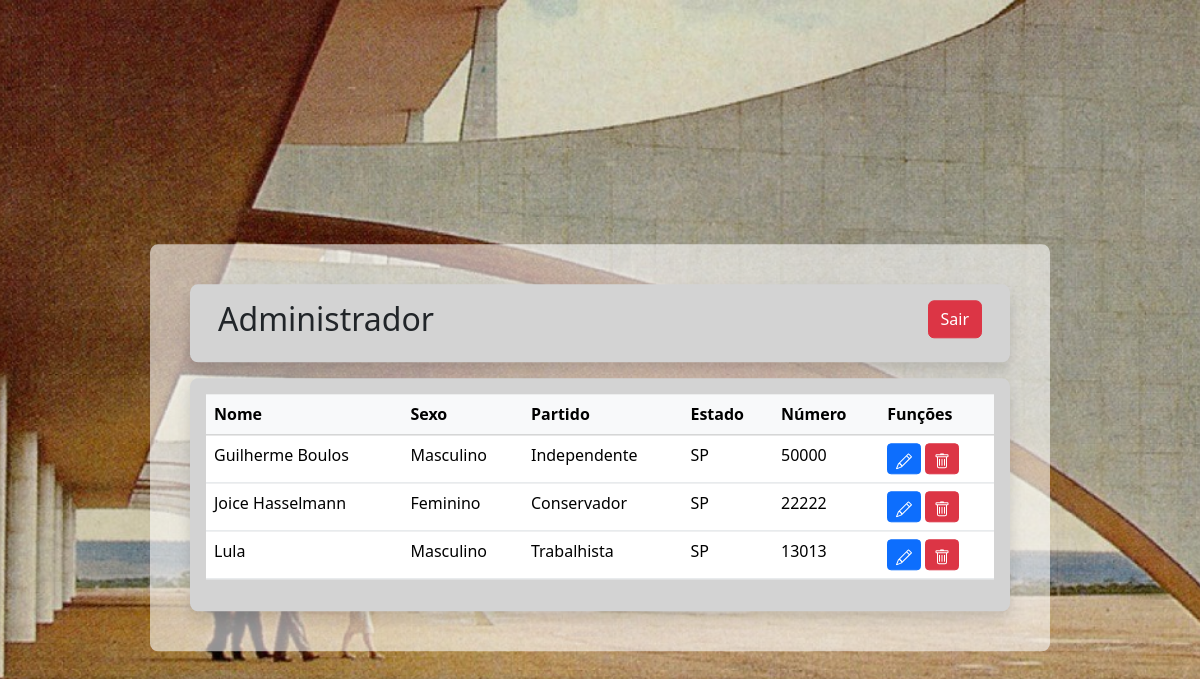
The page /home_admin.php (signed in) on the database its author committed.
### tables this page shows
CREATE TABLE `usuarios` (
  `cod_usuario` int(11) NOT NULL,
  `nome` varchar(200) NOT NULL,
  `sexo` varchar(20) NOT NULL,
  `partido` varchar(30) NOT NULL,
  `estado` varchar(15) NOT NULL,
  `numero` int(10) UNSIGNED NOT NULL,
  `email` varchar(220) NOT NULL,
  `senha` varchar(45) NOT NULL
);

### home_admin.php (the view, shortened to what this page needs)
<?php
include_once('conexao.php');
$sql = "SELECT * FROM usuarios ORDER BY cod_usuario DESC";
$result = $conexao->query($sql);
?>
<!DOCTYPE html>
<html lang="pt-br">
<head>
    <link rel="stylesheet" href="css/bootstrap.css">
</head>
<body style="background-image: url('imagens/20241124_115900.jpg'); background-size: cover; background-repeat: no-repeat; background-position: top center; background-attachment:fixed ;">
    <div class="container mt-5 mb-5 w-75 p-4 rounded-3 position-absolute top-50 start-50 translate-middle" style="background-color: rgba(255, 255, 255, 0.575);">
        <div class="row m-3 rounded-3 p-3 shadow" style="background-color: lightgray;">
            <div class="col">
                <h2>Administrador</h2>
            </div>
            <div class="col text-end">
                <a href="sair_admin.php" class="btn btn-danger">Sair</a>
            </div>
        </div>
        <div class="row m-3 p-3 rounded-3 shadow" style="background-color: lightgrey;">
            <table class="table table-hover">
                <thead class="table-light">
                    <tr>
                        <th scope="col">Nome</th>
                        <th scope="col">Sexo</th>
                        <th scope="col">Partido</th>
                        <th scope="col">Estado</th>
                        <th scope="col">Número</th>
                        <th scope="col">Funções</th>
                    </tr>
                </thead>
                <tbody>
                    <?php
                    while ($user_data = mysqli_fetch_assoc($result)) {
                        echo "<tr>";
                        echo "<td>" . $user_data['nome'] . "</td>";
                        echo "<td>" . $user_data['sexo'] . "</td>";
                        echo "<td>" . $user_data['partido'] . "</td>";
                        echo "<td>" . $user_data['estado'] . "</td>";
                        echo "<td>" . $user_data['numero'] . "</td>";
                        echo "<td>
                                <a href='edit.php?cod_usuario=$user_data[cod_usuario]' class='btn btn-primary btn-sm'><svg xmlns='http://www.w3.org/2000/svg' width='16' height='16' fill='currentColor' class='bi bi-pencil' viewBox='0 0 16 16'>
                                <path d='M12.146.146a.5.5 0 0 1 .708 0l3 3a.5.5 0 0 1 0 .708l-10 10a.5.5 0 0 1-.168.11l-5 2a.5.5 0 0 1-.65-.65l2-5a.5.5 0 0 1 .11-.168zM11.207 2.5 13.5 4.793 14.793 3.5 12.5 1.207zm1.586 3L10.5 3.207 4 9.707V10h.5a.5.5 0 0 1 .5.5v.5h.5a.5.5 0 0 1 .5.5v.5h.293zm-9.761 5.175-.106.106-1.528 3.821 3.821-1.528.106-.106A.5.5 0 0 1 5 12.5V12h-.5a.5.5 0 0 1-.5-.5V11h-.5a.5.5 0 0 1-.468-.325'/>
                                </svg></a>
                                <a href='delete.php?cod_usuario=$user_data[cod_usuario]' class='btn btn-danger btn-sm'>
                                <svg xmlns='http://www.w3.org/2000/svg' width='16' height='16' fill='currentColor' class='bi bi-trash' viewBox='0 0 16 16'>
                                <path d='M5.5 5.5A.5.5 0 0 1 6 6v6a.5.5 0 0 1-1 0V6a.5.5 0 0 1 .5-.5m2.5 0a.5.5 0 0 1 .5.5v6a.5.5 0 0 1-1 0V6a.5.5 0 0 1 .5-.5m3 .5a.5.5 0 0 0-1 0v6a.5.5 0 0 0 1 0z'/>
                                <path d='M14.5 3a1 1 0 0 1-1 1H13v9a2 2 0 0 1-2 2H5a2 2 0 0 1-2-2V4h-.5a1 1 0 0 1-1-1V2a1 1 0 0 1 1-1H6a1 1 0 0 1 1-1h2a1 1 0 0 1 1 1h3.5a1 1 0 0 1 1 1zM4.118 4 4 4.059V13a1 1 0 0 0 1 1h6a1 1 0 0 0 1-1V4.059L11.882 4zM2.5 3h11V2h-11z'/>
                                </svg></a>
                                </td>";
                        echo "</tr>";
                    }
                    ?>
                </tbody>
            </table>
        </div>
    </div>
</body>
</html>

### rows shown on the page
usuarios: nome "Guilherme Boulos", sexo "Masculino", partido "Independente", estado "SP", numero "50000"
usuarios: nome "Joice Hasselmann", sexo "Feminino", partido "Conservador", estado "SP", numero "22222"
usuarios: nome "Lula", sexo "Masculino", partido "Trabalhista", estado "SP", numero "13013"
